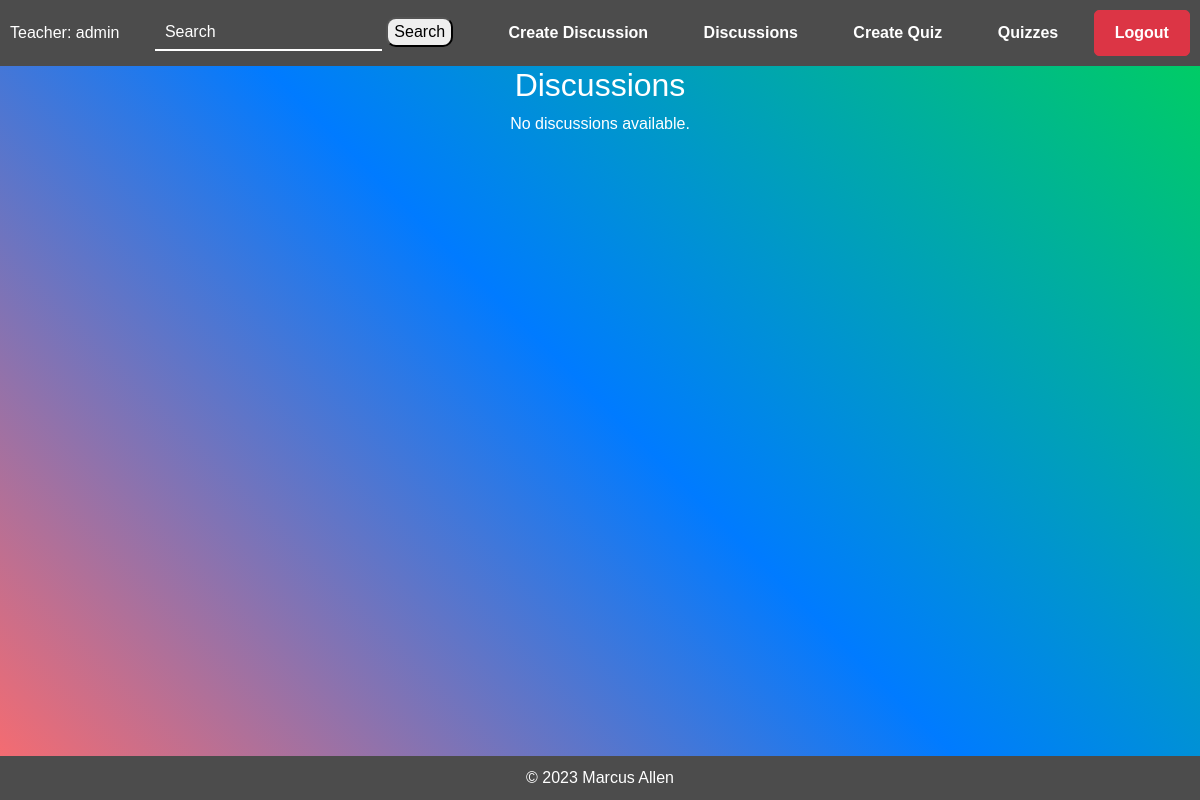
Page /teachers/created_discussions/ (signed in) on the earlier database version.
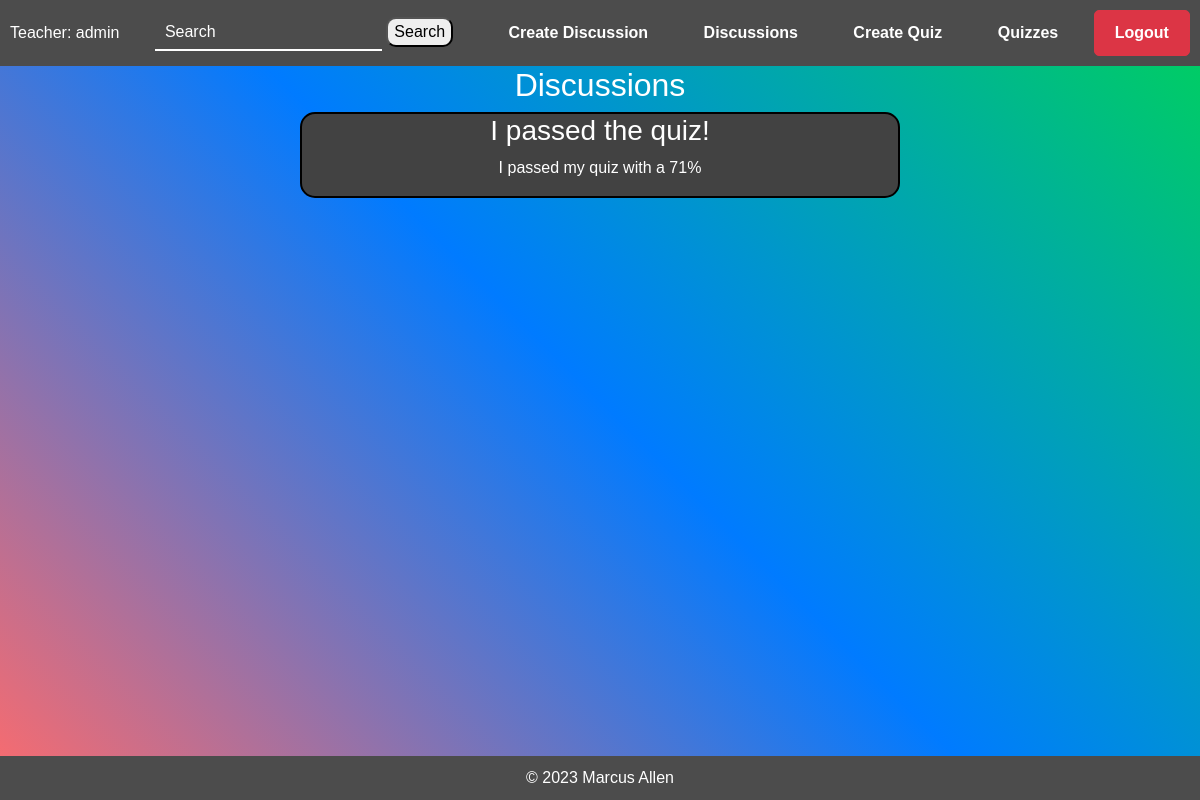
Same page on the later database version.
### teachers/models.py (models this page shows)
class Discussion(models.Model):
    subject = models.CharField(max_length=255)
    message = models.TextField()
    file = models.FileField(upload_to='discussion_files/', null=True, blank=True)
    author = models.ForeignKey(User, on_delete=models.CASCADE)
    parent_post = models.ForeignKey('self', null=True, blank=True, on_delete=models.CASCADE)

### teachers/views.py (the view)
# urls.py: path('created_discussions/', views.discussions, name='discussions'),
def created_discussions(request):
    discussions = Discussion.objects.filter(author=request.user)
    context = {
        'discussions': discussions,
    }
    return render(request, "teachers/created_discussions.html", context)

### teachers/templates/teachers/created_discussions.html (shortened to what this page needs)
{% extends "teachers/index.html" %}
{% block content %}
  <h2>Discussions</h2>
  <div class="existing-discussions">
    {% for discussion in discussions %}
      <div class="discussion text-center" style="border: 2px solid black; border-radius: 15px; background-color: rgb(66, 66, 66); width: 600px;">
        <h3>{{ discussion.subject }}</h3>
        <p>{{ discussion.message }}</p>
      </div>
      <br>
    {% empty %}
      <p>No discussions available.</p>
    {% endfor %}
  </div>
{% endblock %}

Differences in the rows shown:
added Discussion: subject "I passed the quiz!", message "I passed my quiz with a 71%"
Other differences:
text no longer shown: "No discussions available."
